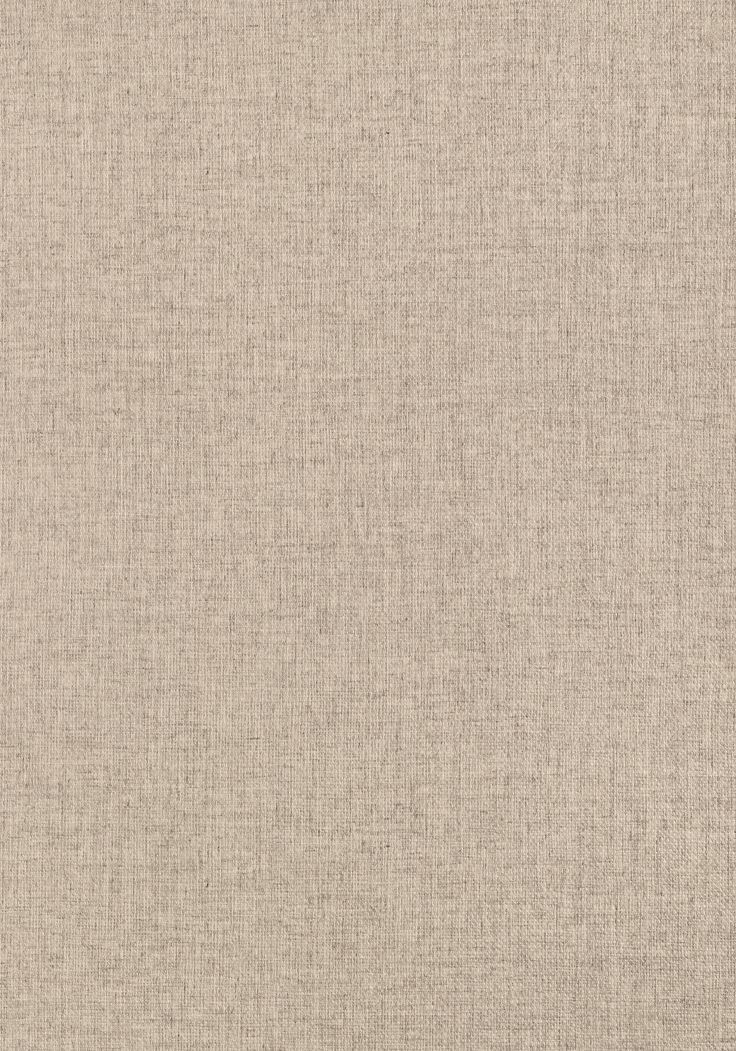
#> input picture data/fabrics/canvas/5892fdeabd12dafbe79e98011902f9c4.jpg, 736 x 1051 px
$ python -i features.py   (imports and definitions only)   (older library calls are emulated)
#> lines starting #> are read from the running program, lines starting #| are printed output that depends on the picture
#> further down, picture is the input picture: shape (1051, 736, 3); mean B, G, R 163.5, 180.5, 196.7
# -*- coding: utf-8 -*-
from __future__ import annotations

from typing import Dict, Any, Iterable, Optional, Tuple

import numpy as np
import cv2

_GABOR_CACHE = {}

def _get_gabor_kernel(ksize=(11, 11), sigma=4.0, theta=0.0, lambd=8.0, gamma=0.5, psi=0):
    key = (ksize, float(sigma), float(theta), float(lambd), float(gamma), int(psi))
    k = _GABOR_CACHE.get(key)
    if k is None:
        k = cv2.getGaborKernel(ksize, sigma, theta, lambd, gamma, psi, ktype=cv2.CV_32F)
        _GABOR_CACHE[key] = k
    return k


def _ensure_mask(mask: Optional[np.ndarray], shape: Tuple[int, int]) -> np.ndarray:
    if mask is None:
        return np.ones(shape, dtype=np.uint8) * 255
    if mask.dtype != np.uint8:
        m = (mask > 0).astype(np.uint8) * 255
    else:
        m = mask
    if m.max() == 1:
        m = (m * 255).astype(np.uint8)
    if m.shape[:2] != shape:
        m = cv2.resize(m, (shape[1], shape[0]), interpolation=cv2.INTER_NEAREST)
    return m


def _masked(img: np.ndarray, mask: np.ndarray) -> np.ndarray:
    if img.ndim == 2:
        return cv2.bitwise_and(img, mask)
    m3 = cv2.merge([mask, mask, mask])
    return cv2.bitwise_and(img, m3)


def _feat_specular_ratio(img_bgr: np.ndarray, mask: np.ndarray) -> float:
    hsv = cv2.cvtColor(img_bgr, cv2.COLOR_BGR2HSV)
    v = hsv[:, :, 2]
    v_masked = _masked(v, mask)
    thr = max(200, int(np.percentile(v_masked[v_masked > 0], 90)) if np.count_nonzero(v_masked) else 200)
    high = np.count_nonzero(v_masked >= thr)
    total = np.count_nonzero(mask)
    return float(high) / float(total + 1e-6)


def _feat_highlight_blobs(img_bgr: np.ndarray, mask: np.ndarray) -> Tuple[int, float]:
    gray = cv2.cvtColor(img_bgr, cv2.COLOR_BGR2GRAY)
    g = _masked(gray, mask)
    thr = max(200, int(np.percentile(g[g > 0], 85)) if np.count_nonzero(g) else 200)
    _, binv = cv2.threshold(g, thr, 255, cv2.THRESH_BINARY)
    cnts, _ = cv2.findContours(binv, cv2.RETR_EXTERNAL, cv2.CHAIN_APPROX_SIMPLE)
    area_high = sum(int(cv2.contourArea(c)) for c in cnts)
    area_total = int(np.count_nonzero(mask))
    return len(cnts), float(area_high) / float(area_total + 1e-6)


def _feat_laplacian_var(img_bgr: np.ndarray, mask: np.ndarray) -> float:
    g = cv2.cvtColor(img_bgr, cv2.COLOR_BGR2GRAY)
    g = _masked(g, mask)
    lap = cv2.Laplacian(g, cv2.CV_32F)
    return float(np.var(lap))


def _feat_lbp_distance(img_bgr: np.ndarray, mask: np.ndarray) -> float:
    # Simplified 8-neighbor LBP and chi2 distance to a uniform reference
    g = cv2.cvtColor(img_bgr, cv2.COLOR_BGR2GRAY)
    g = _masked(g, mask)
    h, w = g.shape
    if h < 3 or w < 3:
        return 0.0
    lbp = np.zeros((h - 2, w - 2), dtype=np.uint8)
    c = g[1:-1, 1:-1]
    offsets = [(-1, -1), (-1, 0), (-1, 1), (0, 1), (1, 1), (1, 0), (1, -1), (0, -1)]
    for i, (dy, dx) in enumerate(offsets):
        nb = g[1 + dy:h - 1 + dy, 1 + dx:w - 1 + dx]
        lbp |= ((nb >= c).astype(np.uint8) << i)
    hist = cv2.calcHist([lbp], [0], None, [256], [0, 256]).astype(np.float32).flatten()
    s = float(hist.sum() + 1e-6)
    hist /= s
    ref = np.full(256, 1.0 / 256.0, dtype=np.float32)
    chi2 = 0.5 * float(np.sum(((hist - ref) ** 2) / (hist + ref + 1e-6)))
    return chi2


def _feat_gabor_anisotropy(img_bgr: np.ndarray, mask: np.ndarray) -> float:
    g = cv2.cvtColor(img_bgr, cv2.COLOR_BGR2GRAY)
    g = _masked(g, mask)
    thetas = [0, np.pi / 4, np.pi / 2, 3 * np.pi / 4]
    acc = []
    for th in thetas:
        k = _get_gabor_kernel((11, 11), 4.0, th, 8.0, 0.5, 0)
        r = cv2.filter2D(g, cv2.CV_32F, k)
        acc.append(float(np.mean(np.abs(r))))
    if not acc:
        return 0.0
    vmin, vmax = float(min(acc)), float(max(acc))
    return float(0.0 if vmax <= 1e-6 else (vmax - vmin) / (vmax + 1e-6))


def _feat_fft_main_dir(img_bgr: np.ndarray, mask: np.ndarray) -> float:
    g = cv2.cvtColor(img_bgr, cv2.COLOR_BGR2GRAY)
    g = _masked(g, mask)
    g = cv2.GaussianBlur(g, (0, 0), 1.0)
    f = np.fft.fftshift(np.fft.fft2(g))
    mag = np.log1p(np.abs(f))
    # Simple orientation proxy: compare vertical vs horizontal energy
    v = float(np.sum(mag, axis=0).mean())
    h = float(np.sum(mag, axis=1).mean())
    # Return angle proxy (0 for horizontal dominance, 90 for vertical)
    return 90.0 * float(h >= v)


def _feat_color_hue(img_bgr: np.ndarray, mask: np.ndarray) -> float:
    hsv = cv2.cvtColor(img_bgr, cv2.COLOR_BGR2HSV)
    h = hsv[:, :, 0]
    hh = _masked(h, mask)
    if np.count_nonzero(mask) == 0:
        return 0.0
    return float(np.sum(hh) / float(np.count_nonzero(mask)))


def _feat_fft_peak(img_bgr: np.ndarray, mask: np.ndarray) -> float:
    g = cv2.cvtColor(img_bgr, cv2.COLOR_BGR2GRAY)
    g = _masked(g, mask)
    f = np.fft.fftshift(np.fft.fft2(g))
    mag = np.abs(f)
    h, w = mag.shape
    # Zero-out a small DC window
    c0, c1 = h // 2, w // 2
    dc = 5
    mag[c0 - dc:c0 + dc + 1, c1 - dc:c1 + dc + 1] = 0
    peak = float(np.max(mag)) if mag.size else 0.0
    mean = float(np.mean(mag)) if mag.size else 0.0
    if mean <= 1e-6:
        return 0.0
    return float(peak / (mean + 1e-6))


def _feat_transparency(img_bgr: np.ndarray, mask: np.ndarray) -> float:
    # Approximate as hole ratio inside bounding rect
    h, w = mask.shape[:2]
    ys, xs = np.where(mask > 0)
    if ys.size == 0:
        return 0.0
    y0, y1 = int(ys.min()), int(ys.max())
    x0, x1 = int(xs.min()), int(xs.max())
    roi = mask[y0:y1 + 1, x0:x1 + 1]
    zeros = int(np.count_nonzero(roi == 0))
    total = int(roi.size)
    return float(zeros) / float(total + 1e-6)


def _feat_edge_sharp(img_bgr: np.ndarray, mask: np.ndarray) -> float:
    g = cv2.cvtColor(img_bgr, cv2.COLOR_BGR2GRAY)
    g = _masked(g, mask)
    sx = cv2.Sobel(g, cv2.CV_32F, 1, 0, ksize=3)
    sy = cv2.Sobel(g, cv2.CV_32F, 0, 1, ksize=3)
    mag = np.sqrt(sx * sx + sy * sy)
    return float(np.mean(np.abs(mag)))


def extract_features(
    img_bgr: np.ndarray,
    mask: Optional[np.ndarray] = None,
    *,
    feature_list: Optional[Iterable[str]] = None,
) -> Dict[str, Any]:
    """
    feature_list=None 鈫?璁$畻榛樿鍏ㄩ噺锛涗紶鍒楄〃 鈫?鍙畻闇€瑕佺殑锛堢敤浜庡眬閮ㄧ粏鍖栵級銆?
    杩斿洖 dict 鐨?key 鍥哄畾锛?
    ["color_hue","spec_ratio","hl_blob_area","lap_var","lbp_dist",
     "gabor_aniso","fft_dir_deg","fft_peak","transparency","edge_sharp"]
    """
    H, W = img_bgr.shape[:2]
#> H = 1051; W = 736
    m = _ensure_mask(mask, (H, W))
    # Shared grayscale and FFT magnitude cache within this call
    g_base = cv2.cvtColor(img_bgr, cv2.COLOR_BGR2GRAY)
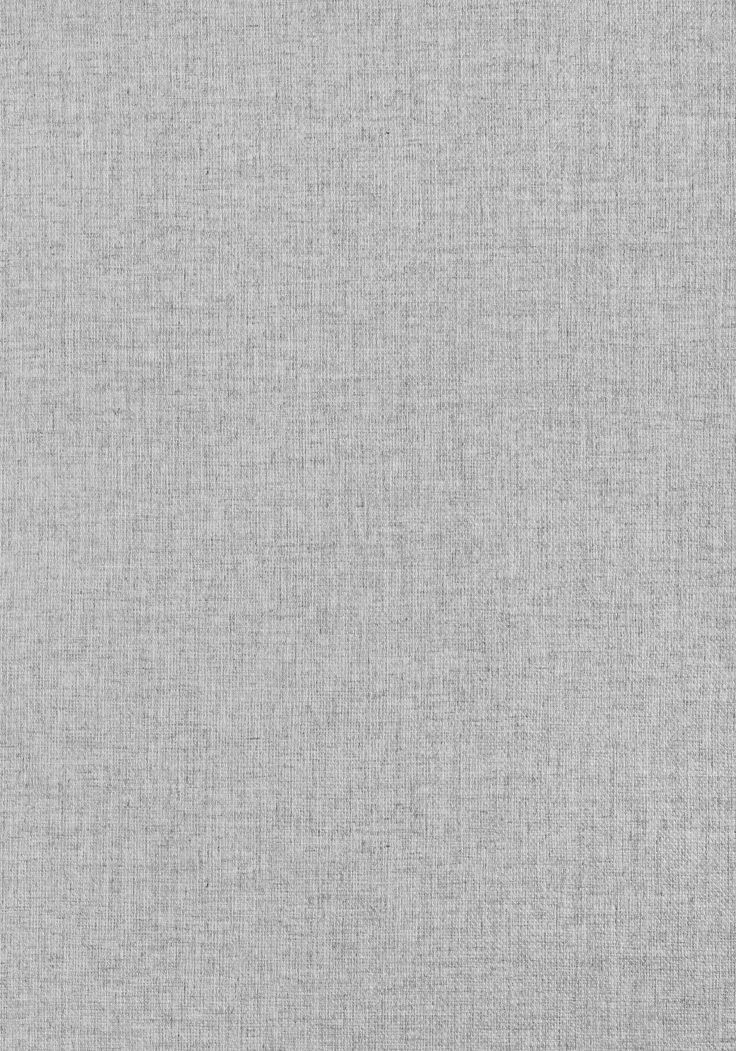
#> g_base: shape (1051, 736); min 67, max 245, mean 183.3
    g_base = _masked(g_base, m)
    _cache: Dict[str, Any] = {}

    def _fft_abs():
        if "fft_abs" in _cache:
            return _cache["fft_abs"]
        g = cv2.GaussianBlur(g_base, (0, 0), 1.0)
        f = np.fft.fftshift(np.fft.fft2(g))
        mag = np.abs(f)
        _cache["fft_abs"] = mag
        return mag
    # Compute highlight metrics once
    def _hl_area():
        _, ar = _feat_highlight_blobs(img_bgr, m)
        return ar

    feats_all = {
        "color_hue": lambda: _feat_color_hue(img_bgr, m),
        "spec_ratio": lambda: _feat_specular_ratio(img_bgr, m),
        "hl_blob_area": _hl_area,
        "lap_var": lambda: _feat_laplacian_var(img_bgr, m),
        "lbp_dist": lambda: _feat_lbp_distance(img_bgr, m),
        "gabor_aniso": lambda: _feat_gabor_anisotropy(img_bgr, m),
        # Use shared FFT magnitude for both features
        "fft_dir_deg": lambda: (lambda mag: (
            90.0 * float(np.sum(np.log1p(mag), axis=1).mean() >= np.sum(np.log1p(mag), axis=0).mean())
        ))(_fft_abs()),
        "fft_peak": lambda: (lambda mag: (
            0.0 if float(np.mean(mag)) <= 1e-6 else float(
                (np.max((lambda mm: (
                    # zero out DC window
                    lambda c0, c1, dc: (mm.__setitem__((slice(c0-dc, c0+dc+1), slice(c1-dc, c1+dc+1)), 0) or mm)
                )(int(mm.shape[0]/2), int(mm.shape[1]/2), 5)) or mm)(mag))
            ) / (float(np.mean(mag)) + 1e-6)
        ))(_fft_abs()),
        "transparency": lambda: _feat_transparency(img_bgr, m),
        "edge_sharp": lambda: _feat_edge_sharp(img_bgr, m),
    }
    keys = list(feats_all.keys()) if feature_list is None else [k for k in feature_list if k in feats_all]
#> keys = ['color_hue', 'spec_ratio', 'hl_blob_area', 'lap_var', 'lbp_dist', 'gabor_aniso', 'fft_dir_deg', 'fft_peak', 'transparency', 'edge_sharp']
    out: Dict[str, Any] = {}
    for k in keys:
        try:
            out[k] = feats_all[k]()
        except Exception:
            # Robust defaults
            out[k] = 0.0
#> this loop made 10 passes
#> k on pass 2: 'spec_ratio'
#> pass 1, in _feat_color_hue, `h = hsv[:, :, 0]`:
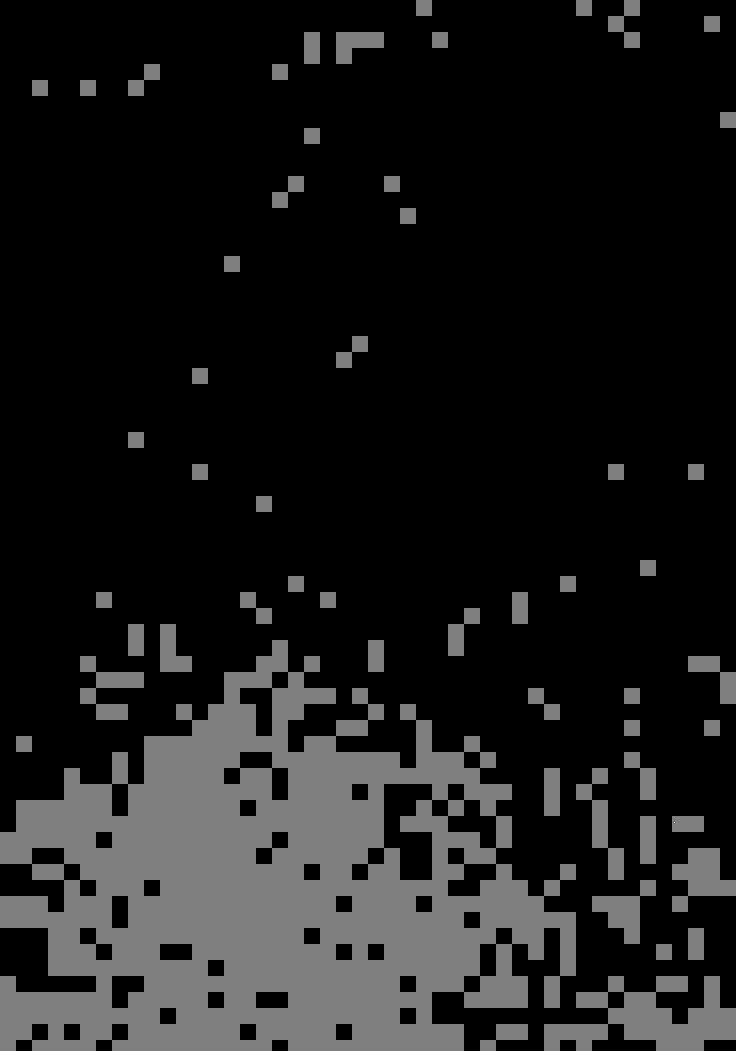
#> h: shape (1051, 736); min 15, max 19, mean 15.44; drawn with min black and max white
#> pass 3, in _feat_highlight_blobs, `_, binv = cv2.threshold(g, thr, 255, cv2.THRESH_BINARY)`:
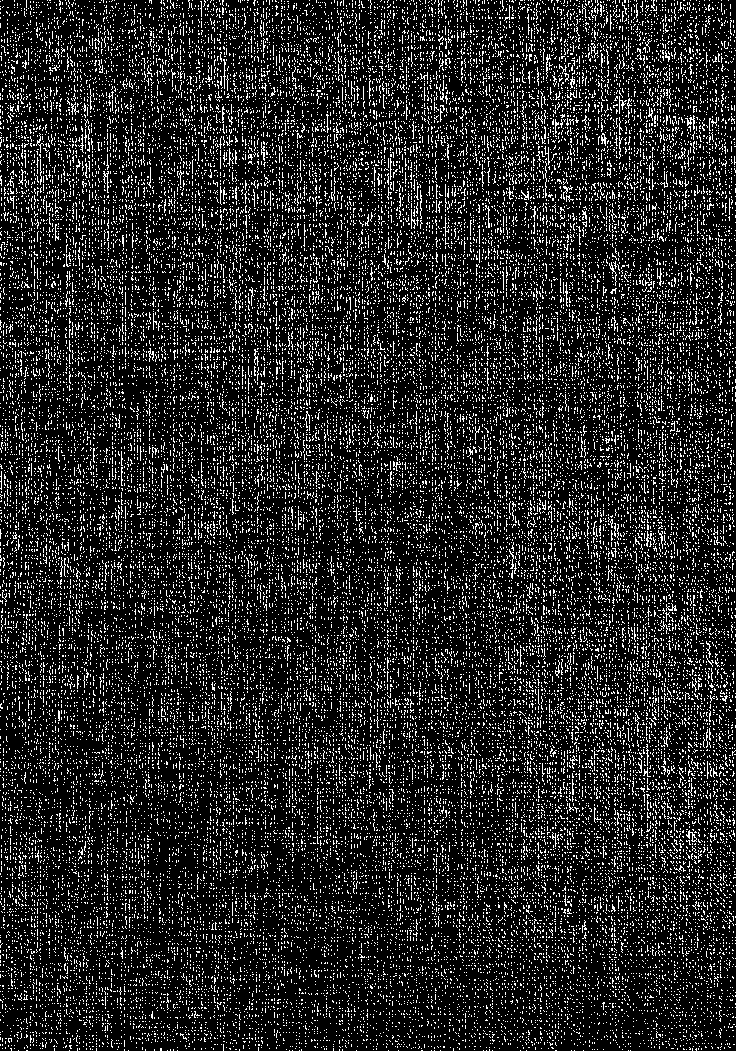
#> binv: shape (1051, 736); 14.6% white in thin lines or dots
#> after the loop, out = 10 items
    return out

>>> import cv2
>>> picture = cv2.imread('../data/fabrics/canvas/5892fdeabd12dafbe79e98011902f9c4.jpg')
>>> result = extract_features(picture)
#> result = 10 items
